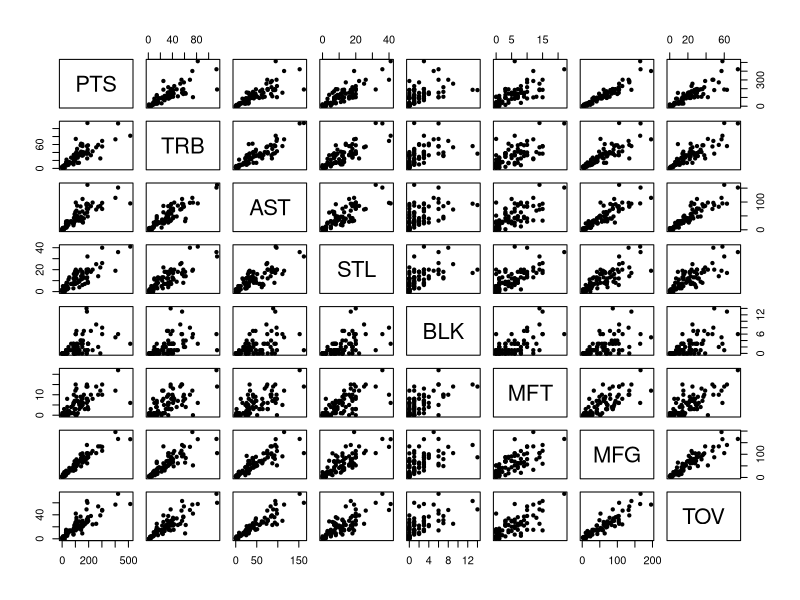
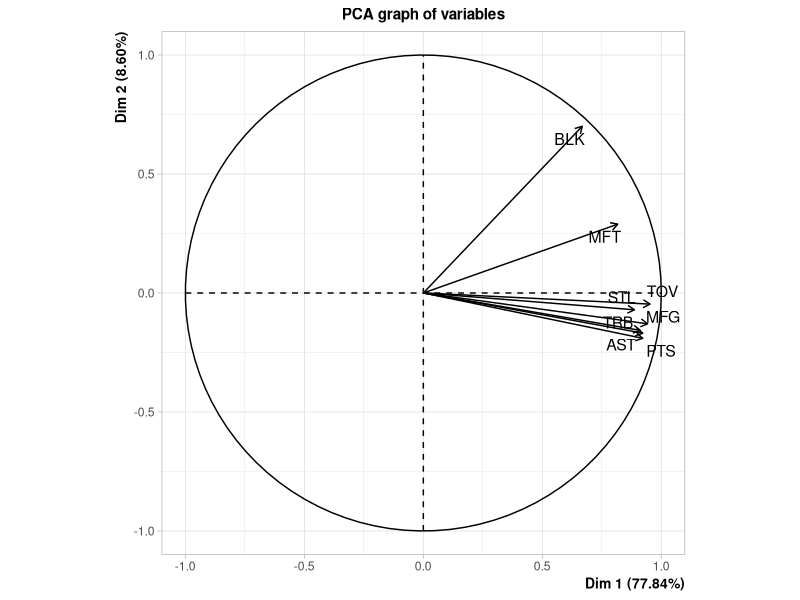
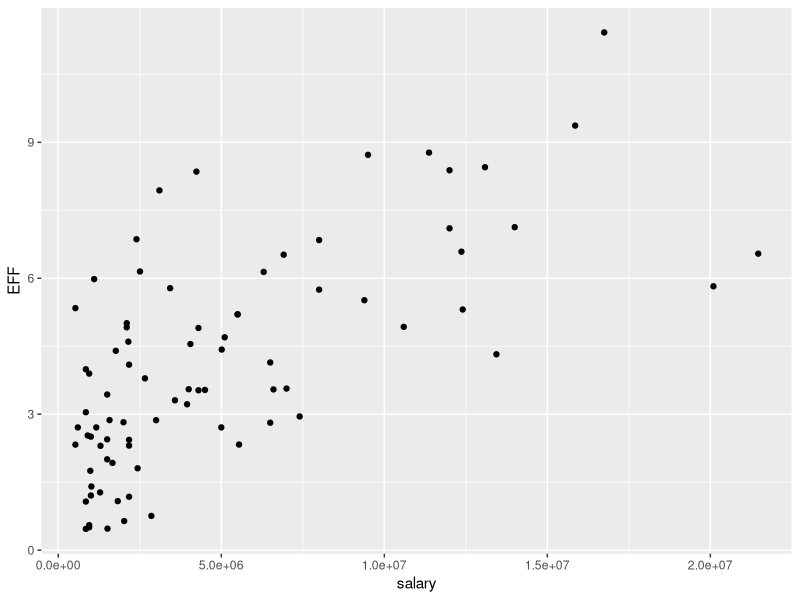
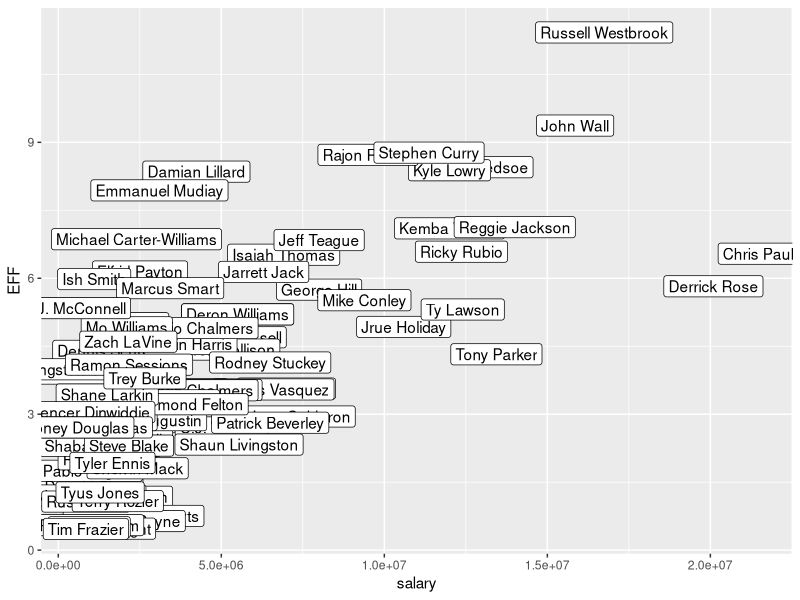
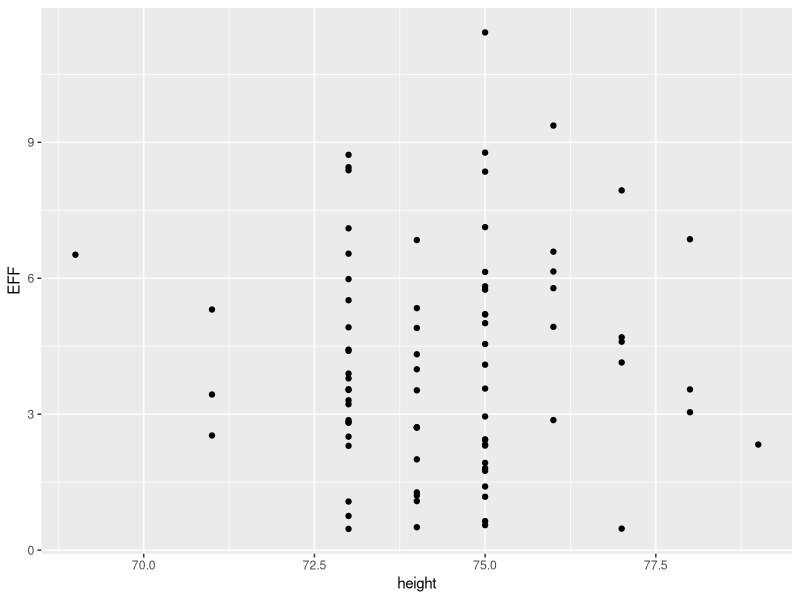
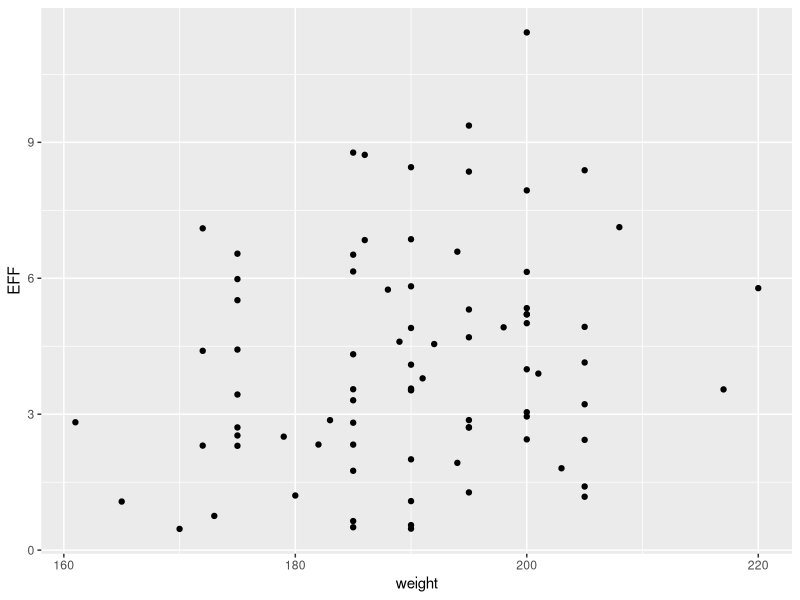
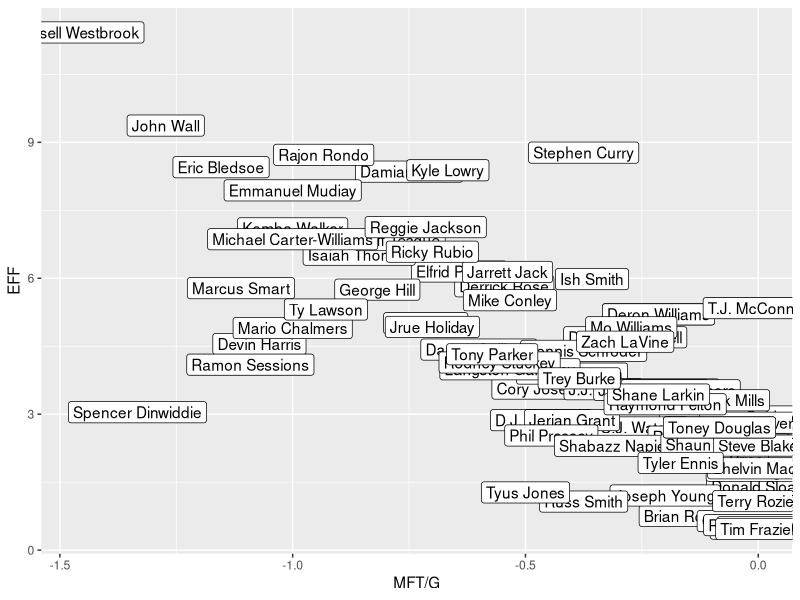
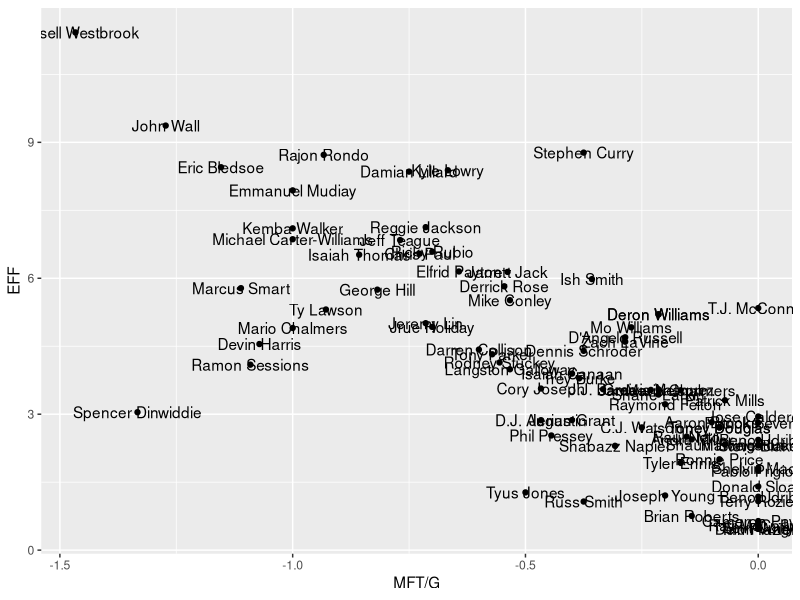

Write R code to recreate these figures, in order.
# =========================================================================
# Title: Efficiency Index and PCA
#
# Description:
# This script shows you how to use Principal Component Analysis to
# compute the Efficiency Index for the final project using
# the "dummy" data (season 2014-2015)
# 
# Details:
# The code focuses on players who are PG "Point Guards"
# PG runs the team's offense by controlling the ball and making 
# sure that it gets to the right players at the right time.
# =========================================================================

library(dplyr)
library(ggplot2)
library(FactoMineR)

# data from github repository
dat <- read.csv("data/roster-salary-stats.csv",
                row.names = 1,
                stringsAsFactors = FALSE)


# =========================================================================
# Exploring variables to be used in Efficiency
# =========================================================================

# subset data for position 'PG' (point guard)
# and add Missed Field Goals MFG, Missed Free Throws MFT, Turnovers TO
pg <- dat %>%
  filter(position == 'PG') %>%
  mutate(MFT = FTA - FT) %>%
  mutate(MFG = FGA - FG)
  
# statistics for efficiency
stats <- c('PTS', 'TRB', 'AST', 'STL', 'BLK', 'MFT', 'MFG', 'TOV')

# correlations and scatterplot-matrix
print(round(cor(pg[ ,stats]), 2), print.gap = 3)
pairs(pg[ ,stats], pch = 20)

# PCA with FactoMineR
pca <- PCA(pg[ ,stats], graph = FALSE)
plot(pca, choix = "var")


# =========================================================================
# Efficiency
# =========================================================================

# subset data for position 'PG' (point guard)
# and add Missed Field Goals MFG, Missed Free Throws MFT, Turnovers TO
# (these variables have negative sign)
pg <- dat %>%
  filter(position == 'PG') %>%
  mutate(MFT = FT - FTA) %>%
  mutate(MFG = FG - FGA) %>%
  mutate(TO = -1 * TOV)

head(pg)

# statistics for efficiency
stats <- c('PTS', 'TRB', 'AST', 'STL', 'BLK', 'MFG', 'MFT', 'TO')

# keep in mind that all variables are divided by number of games
X <- as.matrix(pg[ ,stats] / pg$G)
print(round(cor(X), 2), print.gap = 2)


# PCA with prcomp()
pg_pca <- prcomp(X, center = TRUE, scale. = TRUE)
pg_weights <- pg_pca$rotation[,1]

# std deviations
pg_sigmas <- apply(X, 2, sd)

# modified efficiency
pg_eff <- X %*% (pg_weights / pg_sigmas)
pg$EFF <- pg_eff


ggplot(data = pg, aes(x = salary, y = EFF, label = player)) + 
  geom_point()
  
ggplot(data = pg, aes(x = salary, y = EFF, label = player)) + 
  geom_point() + 
  geom_label()

ggplot(data = pg, aes(x = height, y = EFF)) + 
  geom_point()

ggplot(data = pg, aes(x = weight, y = EFF)) + 
  geom_point()

ggplot(data = pg, aes(x = MFT / G, y = EFF, label = player)) + 
  geom_point() +
  geom_label()


ggplot(data = pg, aes(x = MFT / G, y = EFF, label = player)) + 
  geom_point() +
  geom_text()
